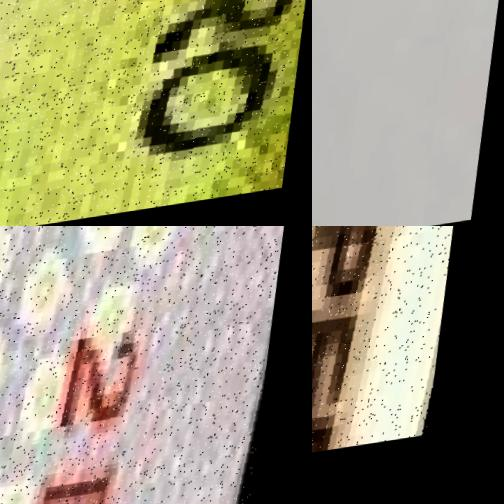
#> input picture dataset/train/real/010_jpg.rf.7c5837ce5bc2b775de723ec79741d2d7.jpg, 504 x 504 px; its folder holds only this picture in this run
$ python generate_fake_images.py
#> lines starting #> are read from the running program, lines starting #| are printed output that depends on the picture
#> further down, img is the input picture: PIL image 504x504 RGB; mean R, G, B 149.4, 144.8, 116.8
import cv2
import numpy as np
import os
from PIL import Image, ImageEnhance
import random

# Paths
real_currency_path = "dataset/train/real/"   # Folder containing real currency
fake_currency_path = "dataset/train/fake/"   # Folder to save generated fake images

# Create fake currency folder if it doesn't exist
os.makedirs(fake_currency_path, exist_ok=True)

# Load real currency images
real_images = os.listdir(real_currency_path)

def apply_random_transformation(image):
    """Applies random distortions to create fake-like images."""

    # Convert image to NumPy array (RGB format)
    img = np.array(image)

    # Ensure image is in uint8 format
    if img.dtype != np.uint8:
        img = img.astype(np.uint8)

    # Apply random noise
    if random.random() > 0.5:
        noise = np.random.randint(0, 50, img.shape, dtype='uint8')
        img = cv2.add(img, noise)
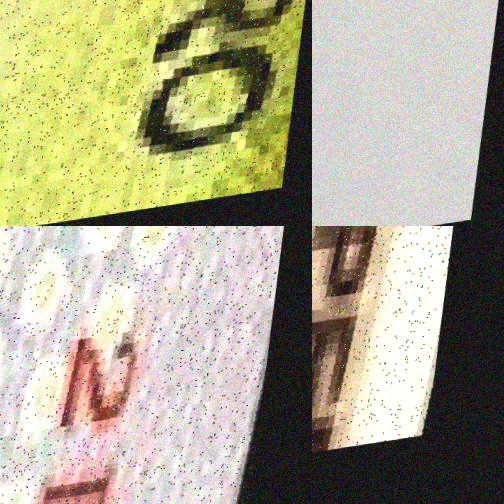
#> img: shape (504, 504, 3); mean R, G, B 172, 167.6, 140.9

    # Apply Gaussian blur
    if random.random() > 0.5:
        img = cv2.GaussianBlur(img, (5, 5), 0)
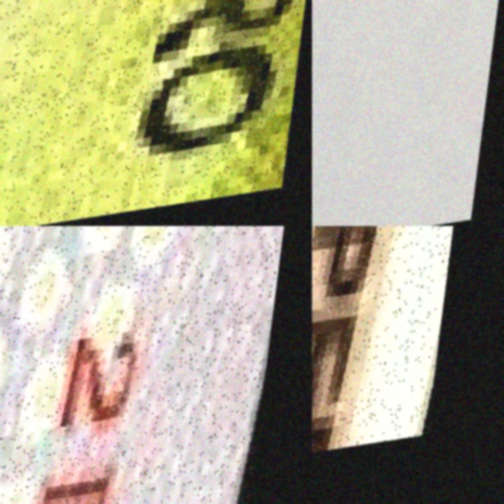
#> img: shape (504, 504, 3); mean R, G, B 172, 167.6, 140.9

    # Convert NumPy array back to PIL Image
    img_pil = Image.fromarray(img)

    # Apply brightness and contrast variations
    enhancer = ImageEnhance.Brightness(img_pil)
    img_pil = enhancer.enhance(random.uniform(0.6, 1.4))

    enhancer = ImageEnhance.Contrast(img_pil)
    img_pil = enhancer.enhance(random.uniform(0.6, 1.4))
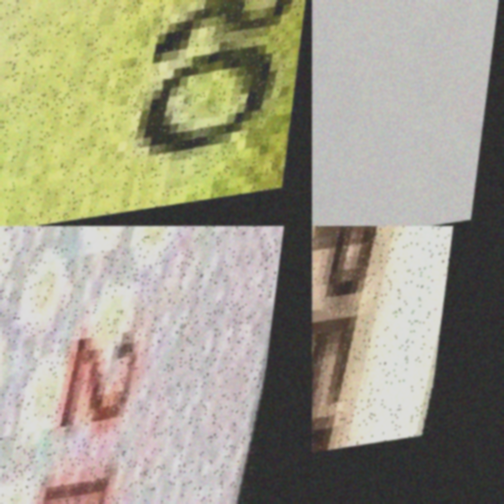
#> img_pil: PIL image 504x504 RGB; mean R, G, B 159, 155.7, 135.5

    return img_pil  # Return PIL Image

# Generate fake samples
for i, img_name in enumerate(real_images):
    img_path = os.path.join(real_currency_path, img_name)

    try:
        img = Image.open(img_path).convert("RGB")  # Convert to RGB

        # Apply transformations
        transformed_img = apply_random_transformation(img)

        # Save the fake image
        fake_img_path = os.path.join(fake_currency_path, f"fake_{i}.jpg")
        transformed_img.save(fake_img_path)

        print(f"✅ Generated Fake Image: {fake_img_path}")

    except Exception as e:
        print(f"❌ Error processing {img_name}: {e}")

print(f"\n✅ Successfully generated {len(real_images)} fake currency samples!")

$ run again, on dataset/train/real/020_jpg.rf.c7a884c7d4c83bc13dddc148fae2dc21.jpg
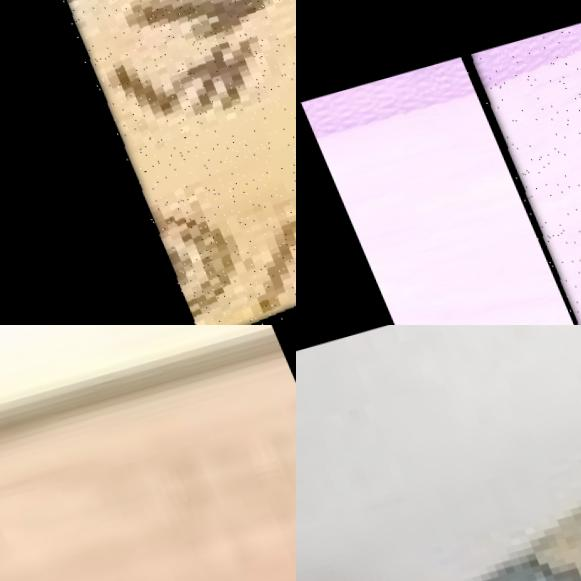
#> input picture dataset/train/real/020_jpg.rf.c7a884c7d4c83bc13dddc148fae2dc21.jpg, 581 x 581 px
#> img is the input picture: PIL image 581x581 RGB; mean R, G, B 176.4, 163.1, 154.2
#> in apply_random_transformation, `img = cv2.add(img, noise)`:
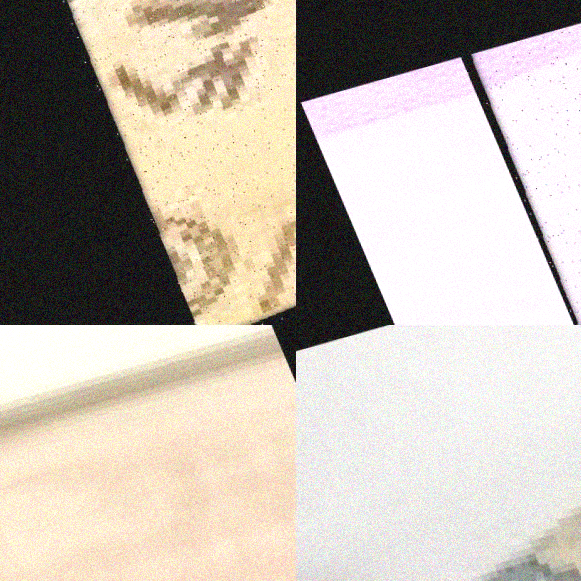
#> img: shape (581, 581, 3); mean R, G, B 193.5, 185, 174.4
#> in apply_random_transformation, `img_pil = enhancer.enhance(random.uniform(0.6, 1.4))`:
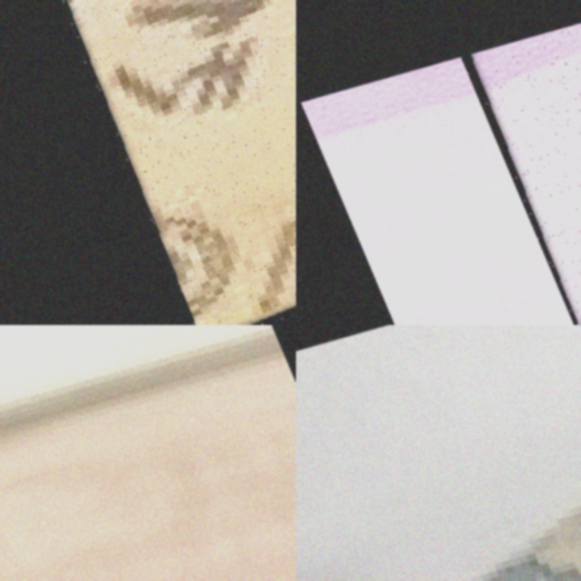
#> img_pil: PIL image 581x581 RGB; mean R, G, B 178.8, 172.5, 164.4

$ run again, on dataset/train/real/012_jpg.rf.bd7bf2794447010b68910b6427ef7d7a.jpg
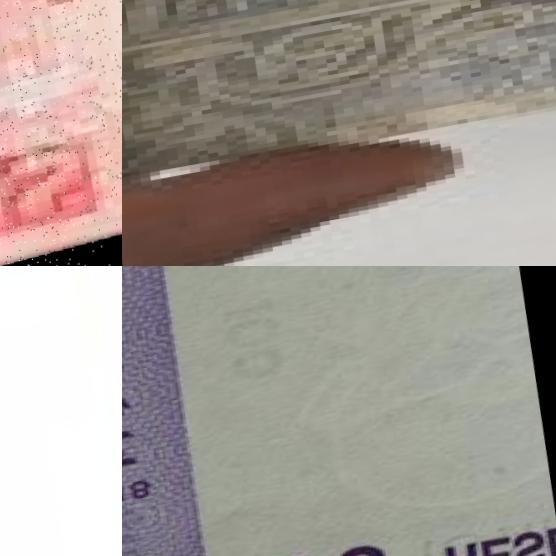
#> input picture dataset/train/real/012_jpg.rf.bd7bf2794447010b68910b6427ef7d7a.jpg, 556 x 556 px
#> img is the input picture: PIL image 556x556 RGB; mean R, G, B 164.2, 155.1, 148.3
#> in apply_random_transformation, `img = cv2.add(img, noise)`:
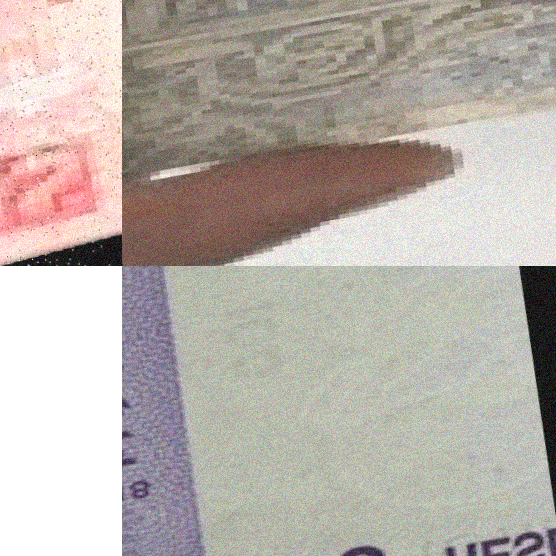
#> img: shape (556, 556, 3); mean R, G, B 184.9, 176.9, 170
#> in apply_random_transformation, `img_pil = enhancer.enhance(random.uniform(0.6, 1.4))`:
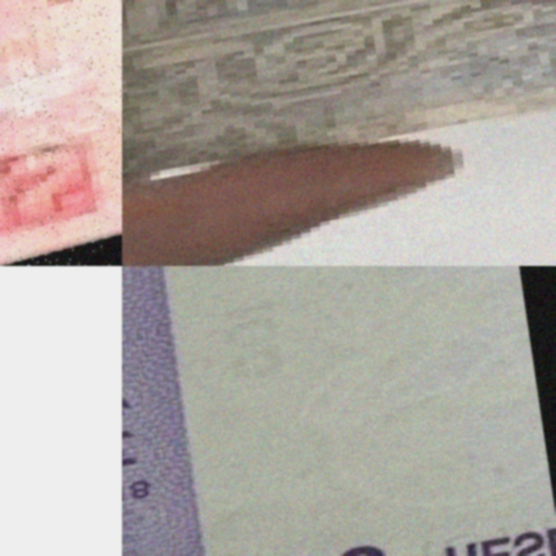
#> img_pil: PIL image 556x556 RGB; mean R, G, B 172.6, 165.1, 158.7
